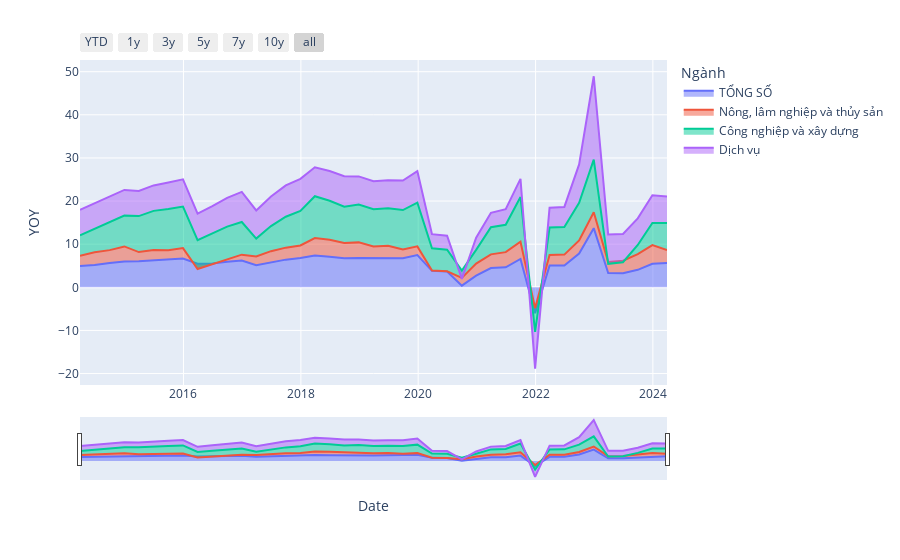

Notebook code for this chart:
### Code cell
import pandas as pd
import plotly.express as px
import plotly.graph_objects as go

df_show = dfs_gdp_ss[
    (
        (dfs_gdp_ss["Ngành"] == "TỔNG SỐ")
        | (dfs_gdp_ss["Ngành"] == "Nông, lâm nghiệp và thủy sản")
        | (dfs_gdp_ss["Ngành"] == "Công nghiệp và xây dựng")
        | (dfs_gdp_ss["Ngành"] == "Dịch vụ")
    )
]

fig = px.area(df_show, x="Date", y="YOY", color="Ngành")

fig.update_xaxes(
    rangeslider_visible=True,
    rangeselector=dict(
        buttons=[
            dict(count=1, label="YTD", step="year", stepmode="todate"),
            dict(count=1, label="1y", step="year", stepmode="backward"),
            dict(count=3, label="3y", step="year", stepmode="backward"),
            dict(count=5, label="5y", step="year", stepmode="backward"),
            dict(count=7, label="7y", step="year", stepmode="backward"),
            dict(count=10, label="10y", step="year", stepmode="backward"),
            dict(step="all"),
        ]
    ),
)

fig.show()

### Figure 1 — Plotly figure (JSON) as saved in the notebook; plotly's stock layout.template omitted (floating-point values rounded to 4 significant figures)
{"data": [{"fillpattern": {"shape": ""}, "hovertemplate": "Ngành=TỔNG SỐ<br>Date=%{x}<br>YOY=%{y}<extra></extra>", "legendgroup": "TỔNG SỐ", "line": {"color": "#636efa"}, "marker": {"symbol": "circle"}, "mode": "lines", "name": "TỔNG SỐ", "orientation": "v", "showlegend": true, "stackgroup": "1", "type": "scatter", "x": ["2024-03-29T00:00:00", "2023-12-29T00:00:00", "2023-09-29T00:00:00", "2023-06-29T00:00:00", "2023-03-29T00:00:00", "2022-12-29T00:00:00", "2022-09-29T00:00:00", "2022-06-29T00:00:00", "2022-03-29T00:00:00", "2021-12-29T00:00:00", "2021-09-29T00:00:00", "2021-06-29T00:00:00", "2021-03-29T00:00:00", "2020-12-27T00:00:00", "2020-09-29T00:00:00", "2020-06-29T00:00:00", "2020-03-27T00:00:00", "2019-12-27T00:00:00", "2019-09-28T00:00:00", "2019-06-28T00:00:00", "2019-03-29T00:00:00", "2018-12-27T00:00:00", "2018-09-28T00:00:00", "2018-06-29T00:00:00", "2018-03-29T00:00:00", "2017-12-29T00:00:00", "2017-09-29T00:00:00", "2017-06-29T00:00:00", "2017-03-29T00:00:00", "2016-12-29T00:00:00", "2016-09-29T00:00:00", "2016-06-29T00:00:00", "2016-03-29T00:00:00", "2015-12-29T00:00:00", "2015-09-29T00:00:00", "2015-06-29T00:00:00", "2015-03-29T00:00:00", "2014-12-29T00:00:00", "2014-09-29T00:00:00", "2014-06-27T00:00:00", "2014-03-28T00:00:00"], "xaxis": "x", "y": [5.658, 5.47, 4.051, 3.275, 3.319, 13.71, 7.829, 5.053, 5.032, -6.025, 6.571, 4.65, 4.48, 2.691, 0.3874, 3.682, 3.821, 7.484, 6.734, 6.822, 6.793, 6.823, 6.733, 7.076, 7.378, 6.812, 6.415, 5.728, 5.103, 6.211, 5.93, 5.522, 5.459, 6.679, 6.501, 6.28, 6.028, 5.984, 5.62, 5.18, 4.96], "yaxis": "y"}, {"fillpattern": {"shape": ""}, "hovertemplate": "Ngành=Nông, lâm nghiệp và thủy sản<br>Date=%{x}<br>YOY=%{y}<extra></extra>", "legendgroup": "Nông, lâm nghiệp và thủy sản", "line": {"color": "#EF553B"}, "marker": {"symbol": "circle"}, "mode": "lines", "name": "Nông, lâm nghiệp và thủy sản", "orientation": "v", "showlegend": true, "stackgroup": "1", "type": "scatter", "x": ["2024-03-29T00:00:00", "2023-12-29T00:00:00", "2023-09-29T00:00:00", "2023-06-29T00:00:00", "2023-03-29T00:00:00", "2022-12-29T00:00:00", "2022-09-29T00:00:00", "2022-06-29T00:00:00", "2022-03-29T00:00:00", "2021-12-29T00:00:00", "2021-09-29T00:00:00", "2021-06-29T00:00:00", "2021-03-29T00:00:00", "2020-12-27T00:00:00", "2020-09-29T00:00:00", "2020-06-29T00:00:00", "2020-03-27T00:00:00", "2019-12-27T00:00:00", "2019-09-28T00:00:00", "2019-06-28T00:00:00", "2019-03-29T00:00:00", "2018-12-27T00:00:00", "2018-09-28T00:00:00", "2018-06-29T00:00:00", "2018-03-29T00:00:00", "2017-12-29T00:00:00", "2017-09-29T00:00:00", "2017-06-29T00:00:00", "2017-03-29T00:00:00", "2016-12-29T00:00:00", "2016-09-29T00:00:00", "2016-06-29T00:00:00", "2016-03-29T00:00:00", "2015-12-29T00:00:00", "2015-09-29T00:00:00", "2015-06-29T00:00:00", "2015-03-29T00:00:00", "2014-12-29T00:00:00", "2014-09-29T00:00:00", "2014-06-27T00:00:00", "2014-03-28T00:00:00"], "xaxis": "x", "y": [2.979, 4.305, 3.659, 2.897, 2.524, 3.691, 3.051, 2.531, 2.448, 1.196, 4.008, 3.508, 3.16, 2.793, 1.798, 0.03823, 0.07644, 2.005, 2.044, 2.808, 2.68, 3.594, 3.536, 3.93, 4.051, 2.902, 2.784, 2.654, 2.03, 1.357, 0.6502, -0.177, -1.231, 2.408, 2.076, 2.363, 2.139, 3.495, 2.998, 2.965, 2.367], "yaxis": "y"}, {"fillpattern": {"shape": ""}, "hovertemplate": "Ngành=Công nghiệp và xây dựng<br>Date=%{x}<br>YOY=%{y}<extra></extra>", "legendgroup": "Công nghiệp và xây dựng", "line": {"color": "#00cc96"}, "marker": {"symbol": "circle"}, "mode": "lines", "name": "Công nghiệp và xây dựng", "orientation": "v", "showlegend": true, "stackgroup": "1", "type": "scatter", "x": ["2024-03-29T00:00:00", "2023-12-29T00:00:00", "2023-09-29T00:00:00", "2023-06-29T00:00:00", "2023-03-29T00:00:00", "2022-12-29T00:00:00", "2022-09-29T00:00:00", "2022-06-29T00:00:00", "2022-03-29T00:00:00", "2021-12-29T00:00:00", "2021-09-29T00:00:00", "2021-06-29T00:00:00", "2021-03-29T00:00:00", "2020-12-27T00:00:00", "2020-09-29T00:00:00", "2020-06-29T00:00:00", "2020-03-27T00:00:00", "2019-12-27T00:00:00", "2019-09-28T00:00:00", "2019-06-28T00:00:00", "2019-03-29T00:00:00", "2018-12-27T00:00:00", "2018-09-28T00:00:00", "2018-06-29T00:00:00", "2018-03-29T00:00:00", "2017-12-29T00:00:00", "2017-09-29T00:00:00", "2017-06-29T00:00:00", "2017-03-29T00:00:00", "2016-12-29T00:00:00", "2016-09-29T00:00:00", "2016-06-29T00:00:00", "2016-03-29T00:00:00", "2015-12-29T00:00:00", "2015-09-29T00:00:00", "2015-06-29T00:00:00", "2015-03-29T00:00:00", "2014-12-29T00:00:00", "2014-09-29T00:00:00", "2014-06-27T00:00:00", "2014-03-28T00:00:00"], "xaxis": "x", "y": [6.282, 5.16, 2.099, -0.3548, -0.4043, 12.19, 8.704, 6.408, 6.383, -5.486, 10.36, 6.327, 6.3, 3.2, 1.692, 4.996, 5.154, 10.16, 9.138, 8.676, 8.633, 8.763, 8.401, 9.068, 9.702, 8.002, 7.17, 5.813, 4.166, 7.573, 7.504, 7.119, 6.717, 9.639, 9.573, 9.085, 8.352, 7.142, 6.42, 5.332, 4.694], "yaxis": "y"}, {"fillpattern": {"shape": ""}, "hovertemplate": "Ngành=Dịch vụ<br>Date=%{x}<br>YOY=%{y}<extra></extra>", "legendgroup": "Dịch vụ", "line": {"color": "#ab63fa"}, "marker": {"symbol": "circle"}, "mode": "lines", "name": "Dịch vụ", "orientation": "v", "showlegend": true, "stackgroup": "1", "type": "scatter", "x": ["2024-03-29T00:00:00", "2023-12-29T00:00:00", "2023-09-29T00:00:00", "2023-06-29T00:00:00", "2023-03-29T00:00:00", "2022-12-29T00:00:00", "2022-09-29T00:00:00", "2022-06-29T00:00:00", "2022-03-29T00:00:00", "2021-12-29T00:00:00", "2021-09-29T00:00:00", "2021-06-29T00:00:00", "2021-03-29T00:00:00", "2020-12-27T00:00:00", "2020-09-29T00:00:00", "2020-06-29T00:00:00", "2020-03-27T00:00:00", "2019-12-27T00:00:00", "2019-09-28T00:00:00", "2019-06-28T00:00:00", "2019-03-29T00:00:00", "2018-12-27T00:00:00", "2018-09-28T00:00:00", "2018-06-29T00:00:00", "2018-03-29T00:00:00", "2017-12-29T00:00:00", "2017-09-29T00:00:00", "2017-06-29T00:00:00", "2017-03-29T00:00:00", "2016-12-29T00:00:00", "2016-09-29T00:00:00", "2016-06-29T00:00:00", "2016-03-29T00:00:00", "2015-12-29T00:00:00", "2015-09-29T00:00:00", "2015-06-29T00:00:00", "2015-03-29T00:00:00", "2014-12-29T00:00:00", "2014-09-29T00:00:00", "2014-06-27T00:00:00", "2014-03-28T00:00:00"], "xaxis": "x", "y": [6.116, 6.426, 6.173, 6.561, 6.788, 19.34, 8.916, 4.642, 4.579, -8.571, 4.221, 3.619, 3.34, 2.799, -1.935, 3.257, 3.266, 7.276, 6.852, 6.496, 6.496, 6.537, 7.108, 6.902, 6.699, 7.442, 7.25, 6.849, 6.525, 6.984, 6.662, 6.349, 6.134, 6.325, 6.174, 5.897, 5.821, 5.962, 5.99, 6.008, 5.95], "yaxis": "y"}], "layout": {"legend": {"title": {"text": "Ngành"}, "tracegroupgap": 0}, "margin": {"t": 60}, "xaxis": {"anchor": "y", "domain": [0, 1], "rangeselector": {"buttons": [{"count": 1, "label": "YTD", "step": "year", "stepmode": "todate"}, {"count": 1, "label": "1y", "step": "year", "stepmode": "backward"}, {"count": 3, "label": "3y", "step": "year", "stepmode": "backward"}, {"count": 5, "label": "5y", "step": "year", "stepmode": "backward"}, {"count": 7, "label": "7y", "step": "year", "stepmode": "backward"}, {"count": 10, "label": "10y", "step": "year", "stepmode": "backward"}, {"step": "all"}]}, "rangeslider": {"visible": true}, "title": {"text": "Date"}}, "yaxis": {"anchor": "x", "domain": [0, 1], "title": {"text": "YOY"}}}}
